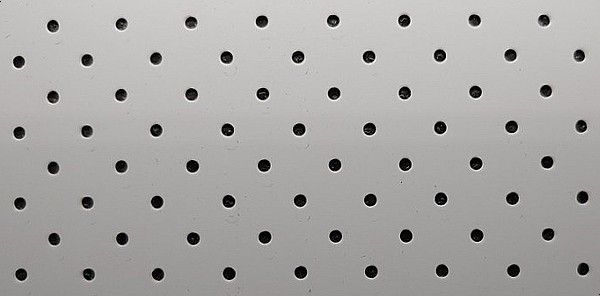
%> input picture usedimg/Test_cir03.jpg, 600 x 296 px
$ octave circles2.m   (GNU Octave 9; MATLAB toolbox functions it lacks are replaced by stand-ins)
%> lines starting %> are read from the running program, lines starting %| are printed output that depends on the picture; in (x1, y1, x2, y2) boxes, pixels count from 0 and x2, y2 are one past the last pixel; in counts of white or black regions, pixels touching at a corner belong together; the program's own positions count from 1
clear;
clc;

fname = "Test_cir03.jpg";
img = imread(fname);
%> img is the input picture: size 296x600x3 uint8; mean R, G, B 168.8, 167.6, 165.7
figure(1);
imshow(img);

%%%%%%%%%%%%%%%%%%%%%%%%%%%%%
imgY = (img(:,:,1) + img(:,:,2) + img(:,:,3))/3; % 이미지 흑백 영상
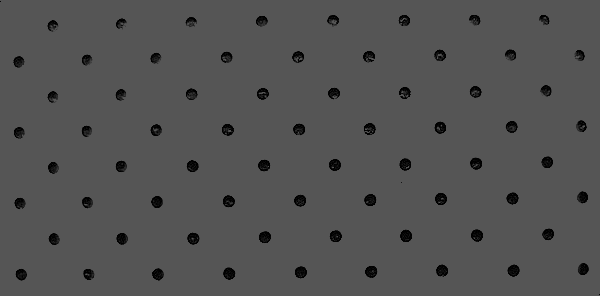
%> imgY: size 296x600 uint8; min 0, max 85, mean 82.2
imgY = double(imgY);
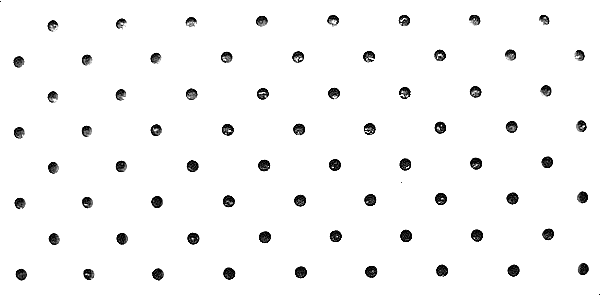
%> imgY: size 296x600 double; min 0, max 85, mean 82.2; mean of the top-left, top-right, bottom-left and bottom-right quarters 82.6, 82.5, 82, 81.7; drawn with min black and max white
obj = imgY(55:55+21,105:105+21);
%> obj: size 22x22 double; every value is 85
figure(2); imshow(obj);

%%%%%%%%%%%%%%%%%%%%%%%%%%%%%
patt = flipud(fliplr(obj));
patt = patt/sum(patt(:)); % pattern을 필터처럼!, dc의 영향을 덜 받음.
%> patt: size 22x22 double; every value is 0.00207
patt = patt - mean(patt(:));
%> patt: size 22x22 double; every value is -2.13e-17

imgR = conv2(imgY, patt, 'same'); % convolution & correlation차이가 있음. flipud & flipping left right 함수 사용.
imgR = imgR/max(imgR(:));
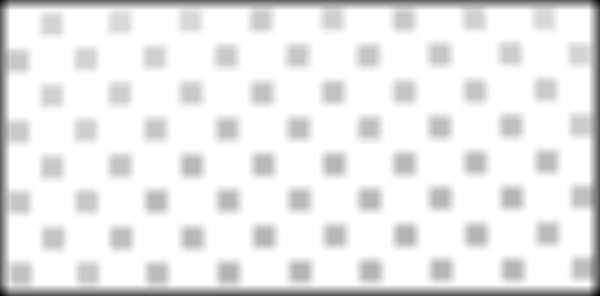
%> imgR: size 296x600 double; min 1, max 4.03, mean 3.79; drawn with min black and max white

figure(3); imshow(imgR);
figure(4); mesh(imgR);
%> after `mesh(imgR)`:
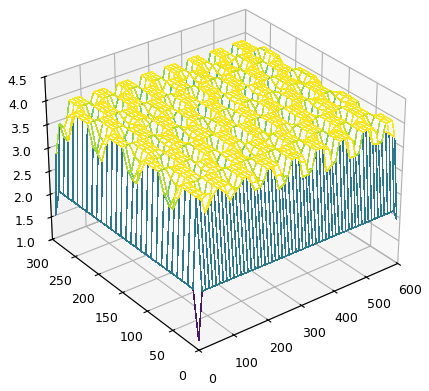
%> figure redrawn from the program's plot data

num = 0;
rcpnt = zeros(num,2); % memory 관리를 매트랩 자체에서 사용
threshold = 0.6;
objsize = size(obj);
%> objsize = [22 22]
radr = ceil(objsize(1)/2);
%> radr = 11
radc = ceil(objsize(2)/2);
%> radc = 11

while(num < 1000)
    [maxval, r, c] = max2d(imgR);

    if maxval<threshold
        break;
    end
    num = num+1;

    rcpnt(num,1) = r;
    rcpnt(num,2) = c;

    % Erase
    rs = max(1, r-radr);
    re = min(size(imgR, 1), r+radr);
    cs = max(1, c-radc);
    ce = min(size(imgR, 2), c+radc);
    imgR(rs:re, cs:ce) = 0;
end
%> this loop made 1000 passes
%> (ind in max2d, r, c, rs, re, cs, ce) on passes 1 to 3: (6012, 11, 12, 1, 22, 1, 23), (6024, 11, 24, 1, 22, 13, 35), (6036, 11, 36, 1, 22, 25, 47)
%> pass 1, in max2d, `img = img';`:
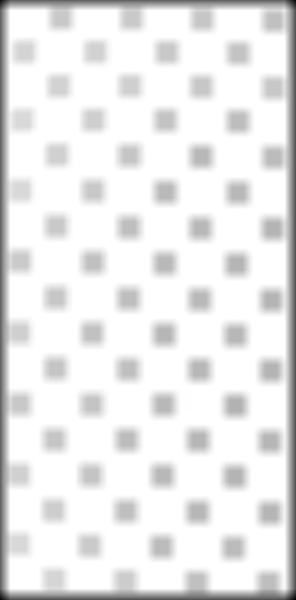
%> img: size 600x296 double; min 1, max 4.03, mean 3.79; mean of the top-left, top-right, bottom-left and bottom-right quarters 3.82, 3.77, 3.81, 3.76; drawn with min black and max white
%> after the loop:
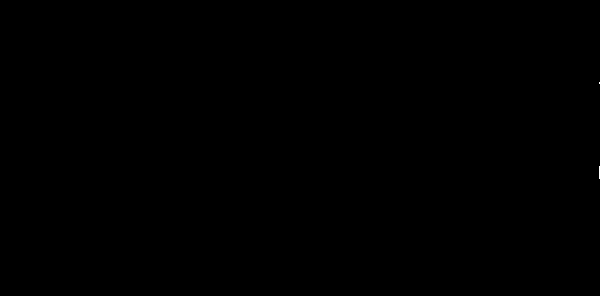
%> imgR: size 296x600 double; values 0 (black) and 2.02 (white), 0.01% white in thin lines or dots, all inside (x1, y1, x2, y2) = (599, 82, 600, 179)

rad = radr;
color = [255, 0, 0];
imgC = DrawCross(img, rcpnt, rad, color);
figure(5); imshow(imgC);

function [maxval, r, c] = max2d(img)
%

[row, col] = size(img);

img = img';
vec = img(:);

[maxval, ind] = max(vec);

r = floor((ind-1)/col);
c = (ind-1) - r*col;

r = r+1;
c = c+1;
end


function [imgC] = DrawCross(img, rcpnt, rad, color)
%> called with rad = 11, color = [255 0 0]
%
%

imgC = img;
[num, wid] = size(rcpnt);

for n = 1: num
    r = rcpnt(n,1);
    c = rcpnt(n,2);

    rs = max(1, r-rad);
    re = min(size(imgC, 1), r+rad);
    cs = max(1, c-rad);
    ce = min(size(imgC, 2), c+rad);

    imgC(rs:re, c, 1) = color(1);
    imgC(r, cs:ce, 1) = color(1);

    imgC(rs:re, c, 2) = color(2);
    imgC(r, cs:ce, 2) = color(2);

    imgC(rs:re, c, 3) = color(3);
    imgC(r, cs:ce, 3) = color(3);
end
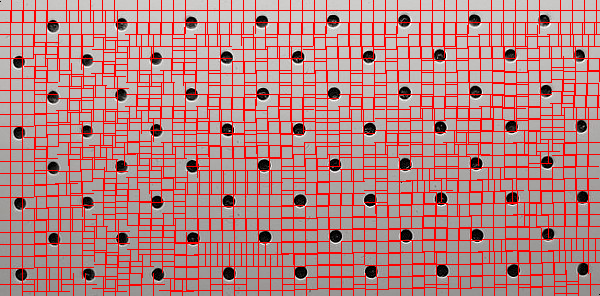
%> imgC: size 296x600x3 uint8; 19.6% of pixels changed, all inside (x1, y1, x2, y2) = (0, 0, 600, 296)

end

$ run again, with usedimg/Test_cir02.png saved as usedimg/Test_cir03.jpg
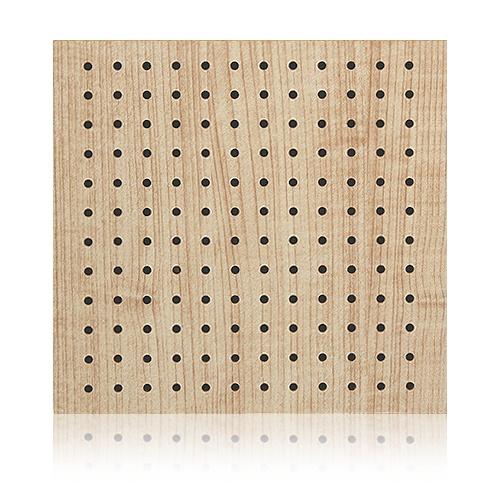
%> input picture usedimg/Test_cir02.png, 500 x 500 px
%> img is the input picture: size 500x500x3 uint8; mean R, G, B 220.5, 206.6, 188.6
%> the loop `while(num < 1000)` made 185 passes
%> (maxval, ind in max2d, r, c, rs, re, cs, ce) on passes 1 to 3: (1, 61144, 123, 144, 112, 134, 133, 155), (0.983, 46644, 94, 144, 83, 105, 133, 155), (0.98, 32115, 65, 115, 54, 76, 104, 126)
%> pass 1, in max2d, `img = img';`:
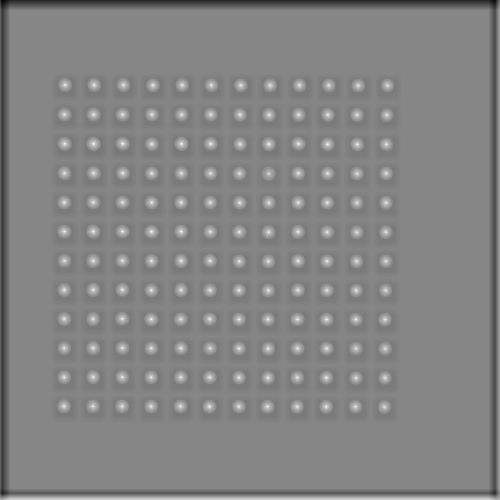
%> img: size 500x500 double; min -1.11, max 1, mean -0.0197; mean of the top-left, top-right, bottom-left and bottom-right quarters -0.0311, -0.0261, -0.0135, -0.00829; drawn with min black and max white
%> after the loop in DrawCross, `for n = 1: num`:
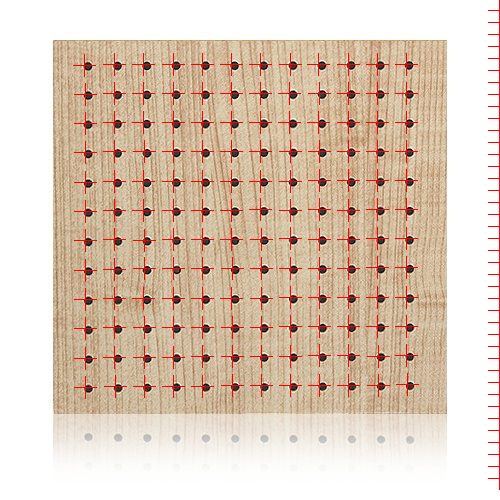
%> imgC: size 500x500x3 uint8; 2.96% of pixels changed, all inside (x1, y1, x2, y2) = (73, 0, 500, 490)
